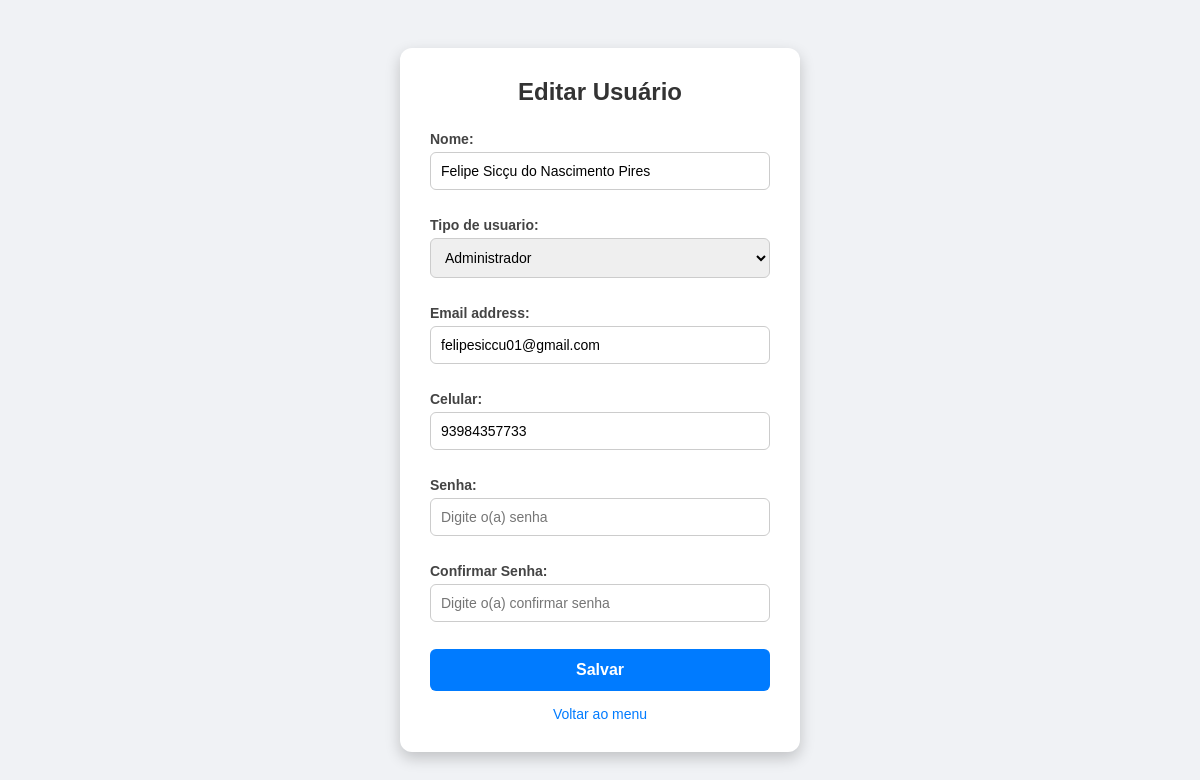
Page /usuario/usuarios/editar/3/ on the committed database.
### Usuario/models.py (models this page shows, shortened)
class Usuario(AbstractUser):  # Alterado de models.Model para AbstractUser
    TIPO_CHOICES = [
        ('cliente', 'Passageiro'),
        ('guiche', 'Guichê / Operador'),
        ('administrador', 'Administrador'),
    ]
    nome = models.CharField(max_length=100)
    tipo_de_usuario = models.CharField(max_length=50, choices=TIPO_CHOICES)
    celular = models.CharField(max_length=20)

### Usuario/views.py (the view)
# urls.py: path('usuarios/editar/<int:id>/', views.editar_usuario, name='editar_usuario'),
def editar_usuario(request, id):
    usuario = get_object_or_404(Usuario, id=id)
    if request.method == "POST":
        form = UsuarioCadastroForm(request.POST, instance=usuario)
        if form.is_valid():
            usuario_editado = form.save(commit=False)
            usuario_editado.username = form.cleaned_data["email"]
            if form.cleaned_data.get("senha"):
                usuario_editado.set_password(form.cleaned_data["senha"])
            usuario_editado.save()
            return redirect("listar_usuarios")
    else:
        form = UsuarioCadastroForm(instance=usuario)
    return render(request, "Usuario/cadastrar_usuario.html", {"form": form, "editando": True})

### Usuario/formulario.py (shortened to what this page needs)
class UsuarioCadastroForm(BootstrapModelForm):
    senha = forms.CharField(label="Senha", widget=forms.PasswordInput())
    confirmar_senha = forms.CharField(label="Confirmar Senha", widget=forms.PasswordInput())
    class Meta:
        model = Usuario
        fields = ["nome", "tipo_de_usuario", "email", "celular", "senha"]

### Usuario/templates/Usuario/cadastrar_usuario.html (shortened to what this page needs)
{% load static %}
<link rel="stylesheet" href="{% static 'Usuario/css/estilo.css' %}">
<!DOCTYPE html>
<html lang="pt-br">
<head>
    <link rel="stylesheet" href="{% static 'Usuario/css/estilo.css' %}?v=6">
</head>
<body>
<div class="caixa">
    <h1>{% if editando %}Editar Usuário{% else %}Cadastrar Usuário{% endif %}</h1>
    <form method="post">
        {{ form.as_p }}
        <button type="submit" class="btn-azul">Salvar</button>
    </form>
    <a href="{% url 'menu' %}" class="link-padrao">Voltar ao menu</a>
</div>
</body>
</html>

### Usuario/static/Usuario/css/estilo.css (style rules this page uses)
* { margin: 0; padding: 0; box-sizing: border-box; }
body { height: 100vh; display: flex; justify-content: center; align-items: center; background-color: #f0f2f5; font-family: Arial, sans-serif; }
.caixa { background-color: #ffffff; padding: 30px; border-radius: 12px; box-shadow: 0 6px 15px rgba(0,0,0,0.2); width: 400px; max-width: 95%; }
.caixa h1 { margin-bottom: 25px; font-size: 24px; color: #333; text-align: center; }
.caixa form { display: flex; flex-direction: column; gap: 15px; }
.caixa .grupo-campo, .caixa p { display: flex; flex-direction: column; gap: 5px; margin-bottom: 12px; text-align: left; width: 100%; }
.caixa label, .caixa p label { font-size: 14px; font-weight: bold; color: #444; text-align: left; display: block; }
.caixa input, .caixa select { width: 100% !important; padding: 10px; border: 1px solid #ccc; border-radius: 6px; font-size: 14px; outline: none; box-sizing: border-box; }
.caixa button, .btn-acao { width: 100%; padding: 12px; color: #fff; border: none; border-radius: 6px; font-size: 16px; font-weight: bold; cursor: pointer; text-decoration: none; text-align: center; transition: background-color 0.3s; }
.btn-azul { background-color: #007bff; }
.caixa .link-padrao { display: inline-block; margin-top: 15px; color: #007bff; text-decoration: none; font-size: 14px; text-align: center; width: 100%; }

### rows in the picture
Usuario: nome "Felipe Sicçu do Nascimento Pires", tipo_de_usuario "Administrador", email "felipesiccu01@gmail.com", celular "93984357733"
